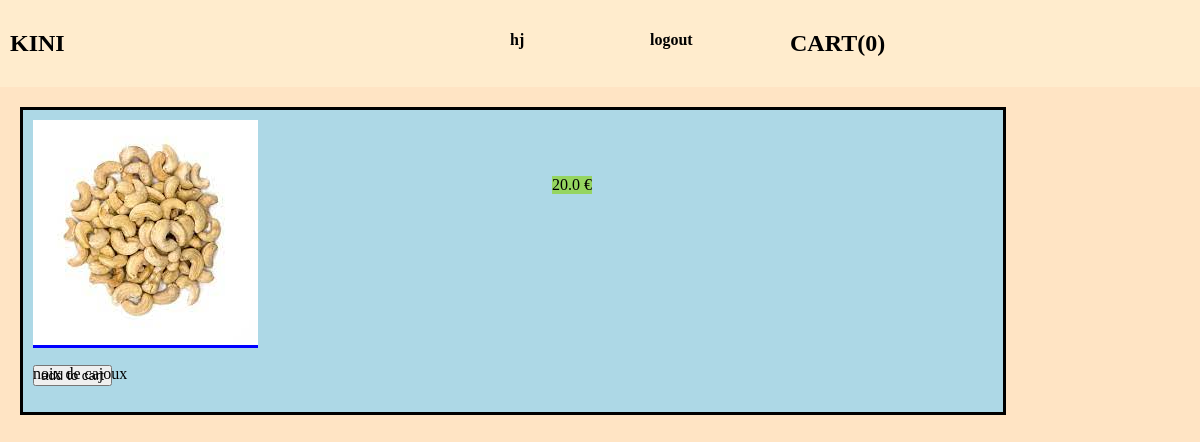
The app's page /product/noix-de-cajoux/ (signed in) with its own data.
### accounts/models.py (models this page shows)
class Customer(AbstractUser):
    pass

### shop/models.py (models this page shows, shortened)
class Cart(models.Model):
    user = models.OneToOneField(AUTH_USER_MODEL, on_delete=models.CASCADE)
    orders = models.ManyToManyField(Order, )

class Product(models.Model):
    name = models.CharField(max_length=200)
    slug = models.SlugField(max_length=128)
    price = models.FloatField(default=0.0)
    description = models.TextField(default="description")
    quantity = models.PositiveIntegerField(default=0)
    category = models.ForeignKey(
        Category, related_name='categorie', on_delete=models.CASCADE)
    image = models.ImageField(
        upload_to='products/', blank=True, null=True)
    date_added = models.DateTimeField(auto_now=True)
    class Meta:
        ordering = ['-date_added']

### shop/views.py (the view)
class ProductDetailView(DetailView):
    model = Product
    template_name = 'detail.html'
    context_object_name = 'shop_products'
    slug_field = 'slug'
    slug_url_kwarg = 'product_slug'

### shop/templates/detail.html (shortened to what this page needs)
{% extends 'base.html' %}
{% block content %}
<div class="detail">
    <div class="detail_div_img">
        <img style="max-width: 250px;" src="{{ shop_products.image.url }}" alt="{{shop_products.name}}">
    </div>
    <p class="detail_title">{{shop_products.name}}</p>
    <p class="detail_price">{{shop_products.price}} €</p>
    <p class="detail_description>{{shop_products.description}} </p>
    {% if user.is_authenticated %}
    <a class='add_to_cart' href=" {% url 'add-to-cart' shop_products.slug %}">
        <button>add to cart</button>
</div>
{% else %}
<div>
    <p>Veuillez créer un compte</p>
</div>
{% endif %}
{% endblock content %}

### templates/base.html (shortened to what this page needs)
<!DOCTYPE html>
{% load static %}
<html lang="en">
<head>
    <link rel="stylesheet" href="{% static '/css/style.css' %}">
</head>
<body>
    <header>
        <nav class="navbar">
            <ul class="navbar_ul">
                <li class="navbar_item un">
                    <a href="{% url 'shop' %}">
                        <h1>KINI</h1>
                    </a>
                </li>
                {% if user.is_authenticated %}
                <li class="navbar_item deux">
                    <h4>{{user.username}}</h4>
                </li>
                <li class="navbar_item trois">
                    <a href="{% url 'logout' %}">
                        <h4>logout</h4>
                    </a>
                </li>
                {% endif %}
                {% if user.cart %}
                <li class="navbar_item ">
                    <a href="{% url 'cart' %}">
                        <h2>CART({{ user.cart.orders.count }})</h2>
                    </a>
                </li>
                {% endif %}
            </ul>
        </nav>
    </header>
    <main>
        {% block content %}
        {% endblock content %}
    </main>
</body>
</html>

### static/css/style.css (style rules this page uses)
body { margin: 0; background: bisque; }
.navbar { background-color: #ffeccd; }
.navbar_ul { padding: 0; margin: 0; display: flex; }
.navbar_item { margin: 10px; }
a { text-decoration: none; color: black; }
li { list-style-type: none; }
.un { flex-basis: 40%; }
.deux { flex-basis: 10%; }
.trois { flex-basis: 10%; }
.detail { width: 80%; height: 80%; border: solid; padding: 10px; margin: 20px; background-color: lightblue; }
.detail_div_img { width: 250px; display: inline; background-color: blue; }
.detail_title, .detail_price, .detail_description, .add_to_cart { position: absolute; }
.detail_price { background-color: rgb(149, 213, 96); left: 46%; top: 20%; }

### records on screen
Customer: username "hj", cart.orders.count "0"
Product: image (picture), name "noix de cajoux", price "20.0"
